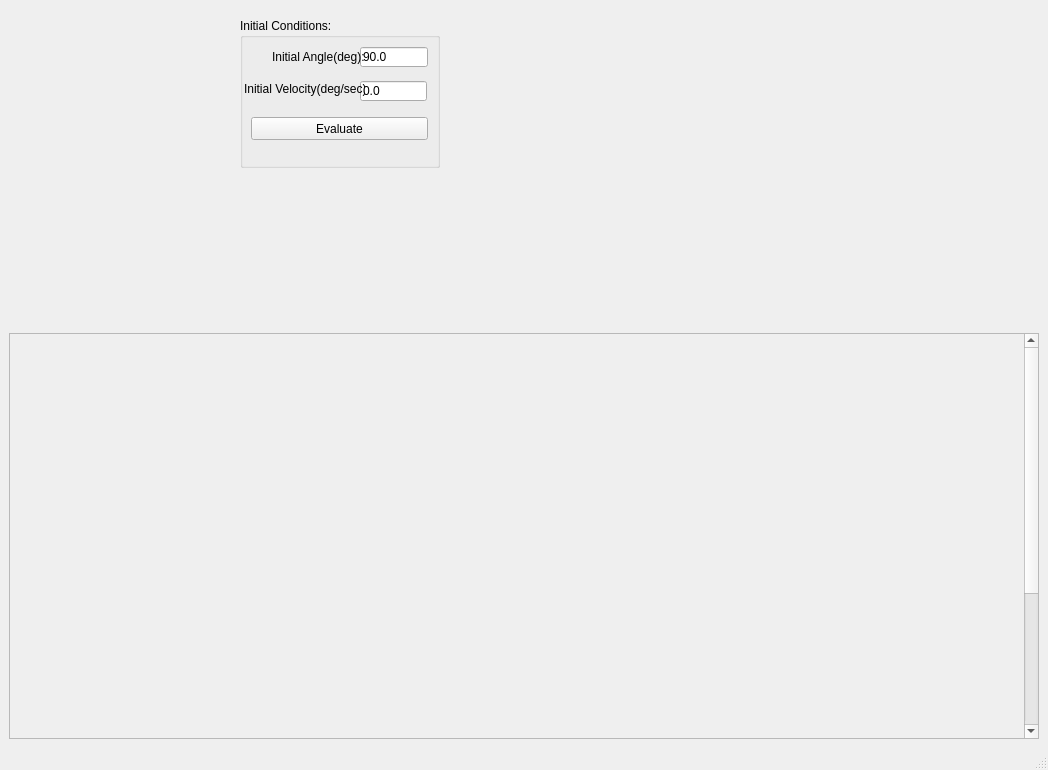
<?xml version="1.0" encoding="UTF-8"?>
<ui version="4.0">
 <class>MainWin</class>
 <widget class="QMainWindow" name="MainWin">
  <property name="geometry">
   <rect>
    <x>0</x>
    <y>0</y>
    <width>1048</width>
    <height>770</height>
   </rect>
  </property>
  <property name="windowTitle">
   <string>PendulumGUI</string>
  </property>
  <property name="documentMode">
   <bool>false</bool>
  </property>
  <widget class="QWidget" name="centralwidget">
   <layout class="QVBoxLayout" name="verticalLayout">
    <item>
     <widget class="QWidget" name="UpperPart" native="true">
      <property name="sizePolicy">
       <sizepolicy hsizetype="Preferred" vsizetype="Preferred">
        <horstretch>0</horstretch>
        <verstretch>0</verstretch>
       </sizepolicy>
      </property>
      <layout class="QGridLayout" name="gridLayout">
       <item row="0" column="1">
        <widget class="QGroupBox" name="ICbox">
         <property name="sizePolicy">
          <sizepolicy hsizetype="Fixed" vsizetype="Fixed">
           <horstretch>0</horstretch>
           <verstretch>0</verstretch>
          </sizepolicy>
         </property>
         <property name="minimumSize">
          <size>
           <width>200</width>
           <height>150</height>
          </size>
         </property>
         <property name="maximumSize">
          <size>
           <width>16777215</width>
           <height>16777215</height>
          </size>
         </property>
         <property name="sizeIncrement">
          <size>
           <width>0</width>
           <height>0</height>
          </size>
         </property>
         <property name="baseSize">
          <size>
           <width>0</width>
           <height>0</height>
          </size>
         </property>
         <property name="autoFillBackground">
          <bool>false</bool>
         </property>
         <property name="title">
          <string>Initial Conditions:</string>
         </property>
         <widget class="QLineEdit" name="x0in">
          <property name="geometry">
           <rect>
            <x>120</x>
            <y>29</y>
            <width>68</width>
            <height>20</height>
           </rect>
          </property>
          <property name="text">
           <string>90.0</string>
          </property>
         </widget>
         <widget class="QLineEdit" name="x1in">
          <property name="geometry">
           <rect>
            <x>120</x>
            <y>63</y>
            <width>67</width>
            <height>20</height>
           </rect>
          </property>
          <property name="text">
           <string>0.0</string>
          </property>
         </widget>
         <widget class="QLabel" name="x0label">
          <property name="geometry">
           <rect>
            <x>32</x>
            <y>31</y>
            <width>92</width>
            <height>16</height>
           </rect>
          </property>
          <property name="text">
           <string>Initial Angle(deg):</string>
          </property>
         </widget>
         <widget class="QLabel" name="x1label">
          <property name="geometry">
           <rect>
            <x>4</x>
            <y>61</y>
            <width>121</width>
            <height>20</height>
           </rect>
          </property>
          <property name="text">
           <string>Initial Velocity(deg/sec):</string>
          </property>
         </widget>
         <widget class="QPushButton" name="EvalTraj">
          <property name="geometry">
           <rect>
            <x>11</x>
            <y>99</y>
            <width>177</width>
            <height>23</height>
           </rect>
          </property>
          <property name="text">
           <string>Evaluate</string>
          </property>
         </widget>
        </widget>
       </item>
       <item row="0" column="5">
        <widget class="QLabel" name="label">
         <property name="sizePolicy">
          <sizepolicy hsizetype="Fixed" vsizetype="Fixed">
           <horstretch>0</horstretch>
           <verstretch>0</verstretch>
          </sizepolicy>
         </property>
         <property name="text">
          <string/>
         </property>
         <property name="pixmap">
          <pixmap>Pund1_p.svg</pixmap>
         </property>
        </widget>
       </item>
       <item row="0" column="3" rowspan="2">
        <widget class="QWidget" name="MPcanvas4PP" native="true">
         <property name="sizePolicy">
          <sizepolicy hsizetype="Expanding" vsizetype="Preferred">
           <horstretch>0</horstretch>
           <verstretch>0</verstretch>
          </sizepolicy>
         </property>
         <property name="minimumSize">
          <size>
           <width>350</width>
           <height>300</height>
          </size>
         </property>
         <property name="maximumSize">
          <size>
           <width>400</width>
           <height>300</height>
          </size>
         </property>
         <property name="baseSize">
          <size>
           <width>396</width>
           <height>396</height>
          </size>
         </property>
        </widget>
       </item>
       <item row="0" column="6">
        <spacer name="horizontalSpacer_2">
         <property name="orientation">
          <enum>Qt::Horizontal</enum>
         </property>
         <property name="sizeHint" stdset="0">
          <size>
           <width>40</width>
           <height>20</height>
          </size>
         </property>
        </spacer>
       </item>
       <item row="0" column="0">
        <spacer name="horizontalSpacer">
         <property name="orientation">
          <enum>Qt::Horizontal</enum>
         </property>
         <property name="sizeHint" stdset="0">
          <size>
           <width>40</width>
           <height>20</height>
          </size>
         </property>
        </spacer>
       </item>
      </layout>
     </widget>
    </item>
    <item>
     <widget class="QScrollArea" name="MPcanvasScroll">
      <property name="sizePolicy">
       <sizepolicy hsizetype="Preferred" vsizetype="Expanding">
        <horstretch>0</horstretch>
        <verstretch>0</verstretch>
       </sizepolicy>
      </property>
      <property name="minimumSize">
       <size>
        <width>0</width>
        <height>0</height>
       </size>
      </property>
      <property name="verticalScrollBarPolicy">
       <enum>Qt::ScrollBarAlwaysOn</enum>
      </property>
      <property name="sizeAdjustPolicy">
       <enum>QAbstractScrollArea::AdjustToContents</enum>
      </property>
      <property name="widgetResizable">
       <bool>true</bool>
      </property>
      <widget class="QWidget" name="scrollAreaWidgetContents">
       <property name="geometry">
        <rect>
         <x>0</x>
         <y>0</y>
         <width>1011</width>
         <height>618</height>
        </rect>
       </property>
       <layout class="QVBoxLayout" name="verticalLayout_2">
        <item>
         <widget class="QWidget" name="MPcanvas4traj" native="true">
          <property name="sizePolicy">
           <sizepolicy hsizetype="Preferred" vsizetype="Ignored">
            <horstretch>0</horstretch>
            <verstretch>0</verstretch>
           </sizepolicy>
          </property>
          <property name="minimumSize">
           <size>
            <width>0</width>
            <height>600</height>
           </size>
          </property>
         </widget>
        </item>
       </layout>
      </widget>
     </widget>
    </item>
   </layout>
  </widget>
  <widget class="QMenuBar" name="menubar">
   <property name="geometry">
    <rect>
     <x>0</x>
     <y>0</y>
     <width>1048</width>
     <height>21</height>
    </rect>
   </property>
  </widget>
  <widget class="QStatusBar" name="statusbar"/>
 </widget>
 <resources/>
 <connections/>
</ui>
